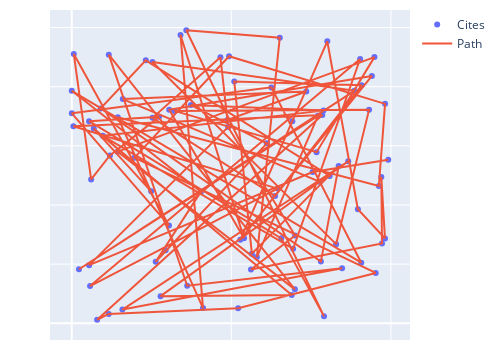

This figure's notebook cell:
### Code cell
def plot_path(A, order):
    fig = go.Figure()
    
    fig.add_trace(go.Scatter(x=A[:,0], y=A[:,1],
                    mode='markers',
                    name='Cites'))
    fig.add_trace(go.Scatter(x=A[order][:,0], y=A[order][:,1],
                    mode='lines',
                    name='Path'))
    
    fig.update_layout(
        width=500,
        height=350,
        margin=dict(l=50, r=10, t=10, b=10)
    )
    fig.update_xaxes(showticklabels=False)
    fig.update_yaxes(showticklabels=False)
    return fig
plot_path(A, order)
